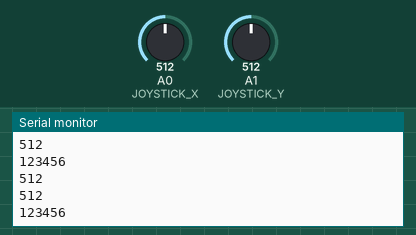
This sketch was run on a simulated Arduino Uno, built with avr-gcc and run on an emulated ATmega328P. Parts: the last lines printed to the serial monitor. The inputs (shaded band) are chosen by the test bench; at power-on: A0 (JOYSTICK_X) = 512, A1 (JOYSTICK_Y) = 512. No radio packets arrive unless stated.

Above: at 1.2 s.
1.3 s: A0 (JOYSTICK_X) set to 716
At 2.0 s:
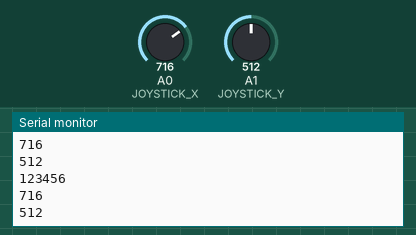
2.8 s: A1 (JOYSTICK_Y) set to 306
At 3.8 s:
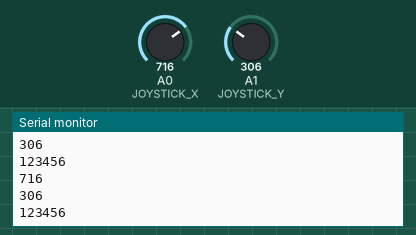
4.3 s: A0 (JOYSTICK_X) set to 900
At 4.9 s:
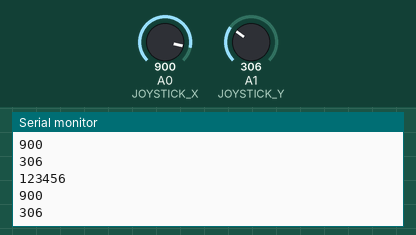
5.8 s: A1 (JOYSTICK_Y) set to 122
At 6.4 s:
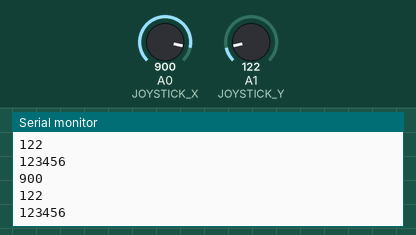
Timing chart, 0 to 8.3 s (numbered marks = the images above; inputs shaded):
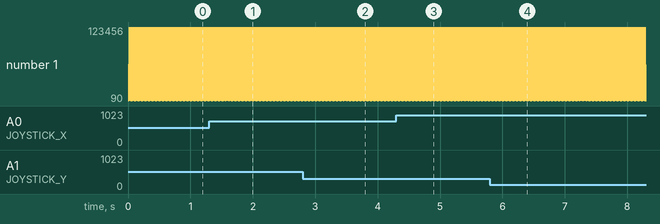

The sketch:

ejecter_sample.ino
```cpp
#include <SPI.h>
#include <nRF24L01.h>
#include <RF24.h>
/*-----( Declare Constants and Pin Numbers )-----*/
#define CE_PIN  9
#define CSN_PIN  10
#define JOYSTICK_X A0
#define JOYSTICK_Y A1

// NOTE: the "LL" at the end of the constant is "LongLong" type
const uint64_t pipe = 0xE8E8F0F0E1LL; // Define the transmit pipe


/*-----( Declare objects )-----*/
RF24 radio(CE_PIN, CSN_PIN); // Create a Radio
/*-----( Declare Variables )-----*/
int joystick[8];  // 2 element array holding Joystick readings
int val1 = 1;
int val2 = 2;
int val3 = 3;
int val4 = 4;
int val5 = 5;
int val6 = 6;

void setup()   /****** SETUP: RUNS ONCE ******/
{
  Serial.begin(9600);
  radio.begin();
  radio.openWritingPipe(pipe);
}//--(end setup )---


void loop()   /****** LOOP: RUNS CONSTANTLY ******/
{
  joystick[0] = analogRead(JOYSTICK_X);
  joystick[1] = analogRead(JOYSTICK_Y);
  joystick[2] = val1 ;
  joystick[3] = val2;
  joystick[4] = val3 ;
  joystick[5] = val4;
  joystick[6] = val5;
  joystick[7] = val6;

  Serial.println(joystick[0]);
  Serial.println(joystick[1]);
  Serial.print(joystick[2]);
  Serial.print(joystick[3]);
  Serial.print(joystick[4]);
  Serial.print(joystick[5]);
  Serial.print(joystick[6]);
  Serial.println(joystick[7]);
  radio.write( joystick, sizeof(joystick) );

}//--(end main loop )---
```

Measured:
- after the input at 1.3 s, the serial monitor: prints a new line after 0.07 s (image 1)
- after the input at 2.8 s, the serial monitor: prints a new line after 0.08 s (image 2)
- after the input at 4.3 s, the serial monitor: prints a new line after 0.07 s (image 3)
- after the input at 5.8 s, the serial monitor: prints a new line after 0.09 s (image 4)
- plotted number 1: 512 → 716 after the input at 1.3 s, 716 → 306 after the input at 2.8 s
